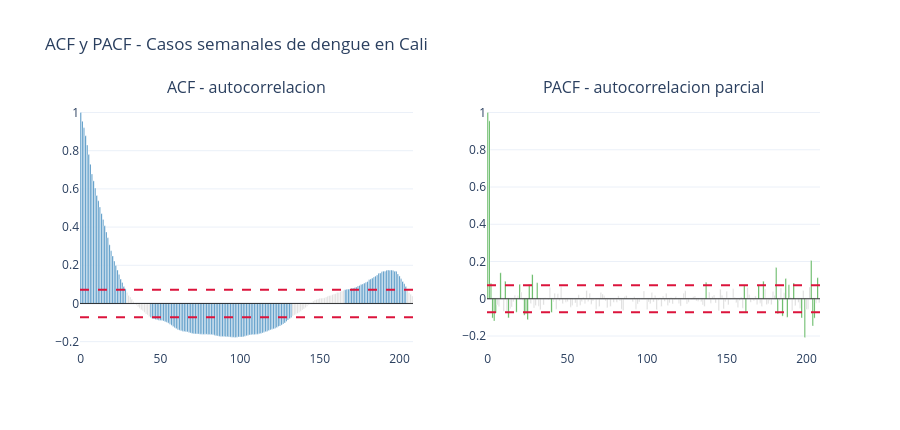

The notebook cell saved with this chart:
### Markdown cell above
---
## PARTE 4: EDA - ACF, PACF Y ESTACIONALIDAD

Siguiendo el flujo del Workshop S6, esta seccion revisa ACF y PACF antes de definir modelos. La ACF ayuda a leer persistencia y posibles ciclos; la PACF ayuda a identificar dependencias directas utiles para justificar ordenes AR y lags de machine learning.

Tambien se reportan los valores ACF en rezagos anuales y cuatrienales (`52`, `104`, `156`, `208`) para evaluar si hay soporte empirico para una estacionalidad anual o cuatrienal. En esta serie hay pocas repeticiones completas de un ciclo de 208 semanas, por lo que la evidencia cuatrienal debe interpretarse con cautela.

### Code cell
def graficar_acf_pacf(serie, n_lags=208, titulo="ACF y PACF"):
    """Grafica ACF y PACF al estilo del Workshop S6 y reporta lags significativos."""
    valores = np.asarray(serie).astype(float)
    valores = valores[~np.isnan(valores)]
    n_lags = min(n_lags, len(valores) // 2 - 1)

    acf_vals = acf(valores, nlags=n_lags, fft=True)
    pacf_vals = pacf(valores, nlags=n_lags, method="ols")
    conf_int = 1.96 / np.sqrt(len(valores))

    fig = make_subplots(
        rows=1,
        cols=2,
        subplot_titles=("ACF - autocorrelacion", "PACF - autocorrelacion parcial"),
    )

    for col_idx, (vals, color) in enumerate([(acf_vals, "#1f77b4"), (pacf_vals, "#2ca02c")], start=1):
        for lag, valor in enumerate(vals):
            bar_color = color if abs(valor) > conf_int else "lightgray"
            fig.add_trace(
                go.Bar(x=[lag], y=[valor], marker_color=bar_color, showlegend=False),
                row=1,
                col=col_idx,
            )
        fig.add_hline(y=conf_int, line_dash="dash", line_color="crimson", row=1, col=col_idx)
        fig.add_hline(y=-conf_int, line_dash="dash", line_color="crimson", row=1, col=col_idx)
        fig.add_hline(y=0, line_color="black", line_width=0.8, row=1, col=col_idx)

    fig.update_layout(title=titulo, template="plotly_white", height=430)
    fig.show()

    sig_acf = [lag for lag, valor in enumerate(acf_vals[1:], start=1) if abs(valor) > conf_int]
    sig_pacf = [lag for lag, valor in enumerate(pacf_vals[1:], start=1) if abs(valor) > conf_int]
    return acf_vals, pacf_vals, conf_int, sig_acf, sig_pacf


def tabla_acf_estacional(acf_vals, lags_interes=(52, 104, 156, 208)):
    """Resume autocorrelacion en rezagos anuales y cuatrienales."""
    filas = []
    for lag in lags_interes:
        if lag < len(acf_vals):
            filas.append({"lag": lag, "acf": acf_vals[lag], "interpretacion": "significativo" if abs(acf_vals[lag]) > 1.96 / np.sqrt(len(df)) else "no significativo"})
    return pd.DataFrame(filas)


print("Resumen descriptivo de la serie imputada:")
display(df["y"].describe().to_frame("casos"))

acf_vals, pacf_vals, conf_int, sig_acf, sig_pacf = graficar_acf_pacf(
    df.y,
    n_lags=ESTACIONALIDAD,
    titulo="ACF y PACF - Casos semanales de dengue en Cali",
)

print(f"IC aproximado 95%: +/- {conf_int:.3f}")
print(f"Primeros lags significativos ACF:  {sig_acf[:15]}")
print(f"Primeros lags significativos PACF: {sig_pacf[:15]}")
print("\nACF en rezagos de interes estacional:")
display(tabla_acf_estacional(acf_vals))

lags_sugeridos_ml = sorted(set([lag for lag in sig_pacf[:8] if lag <= 24] + [ESTACIONALIDAD_ANUAL]))
print(f"\nLags sugeridos por PACF + referencia anual: {lags_sugeridos_ml}")
